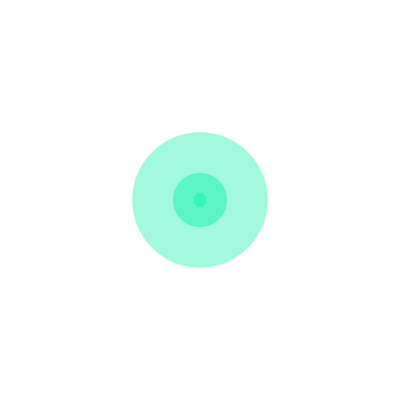
Frame 1 (no input)
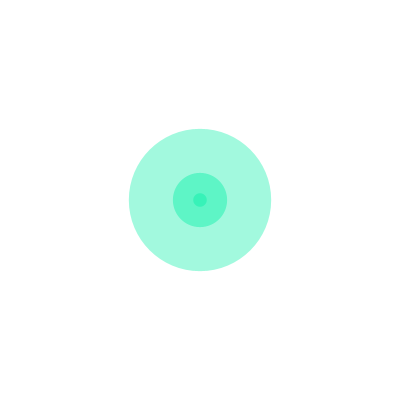
Frame 60 (the mouse pressed at the canvas centre just before this capture)
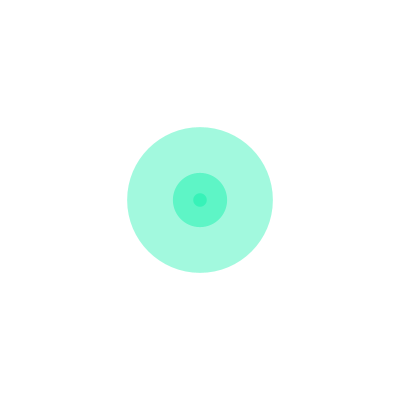
Frame 120 (the mouse held since frame 60 and released just before this capture)

The Processing sketch that drew these frames (run headless with seeded random() and noise(); from frame 60 on, the mouse is pressed at the canvas centre):

// Processing sketch: processing_96093
// ── processing_96093.pde

//Gabriela Nisenbaum
//April 13, 2013
//clock
 
 void setup() {
  size(400, 400);
}
void draw() {
  //println(minute() + ": " + second());
  background(255);
  noStroke();
  fill(17, 240, 171, 100);
  float s = map(second(), 0, 59, 0, 200);
  ellipse(200, 200, s, s);
  fill(17, 240, 171, 120);
  float m = map(minute(), 0, 59, 0, 200);
  ellipse(200, 200, m, m);
  fill(17, 240, 171, 130);
  float h = map(hour(), 0, 59, 0, 200);
  ellipse(200, 200, h, h);
}
